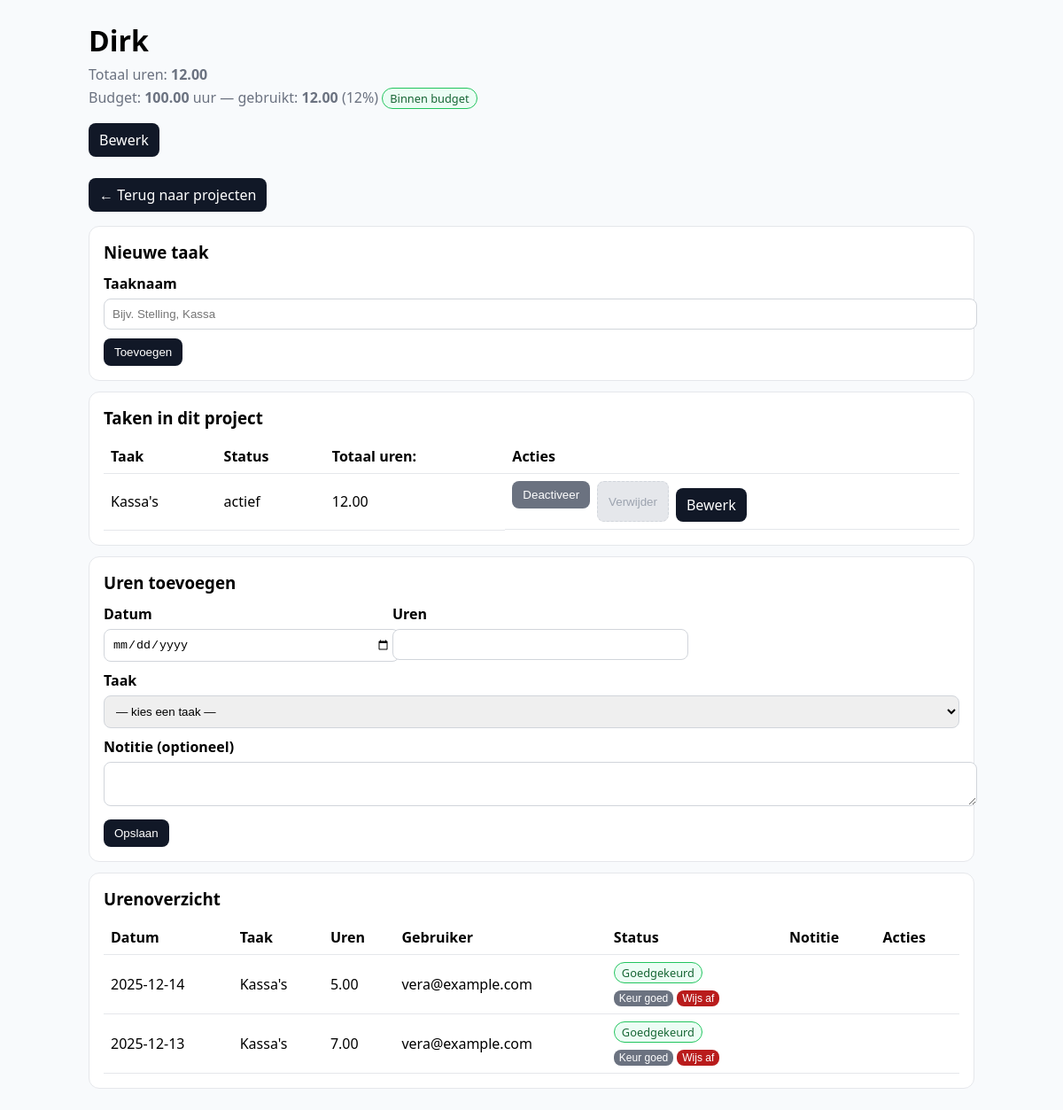
Page /project.php?id=11 (signed in) on the committed database.
### tables this page shows
CREATE TABLE `projects` (
  `id` int(11) NOT NULL,
  `user_id` int(11) NOT NULL,
  `name` varchar(200) NOT NULL,
  `is_active` tinyint(1) NOT NULL DEFAULT 1,
  `planned_hours` decimal(6,2) DEFAULT NULL,
  `created_at` timestamp NOT NULL DEFAULT current_timestamp()
);

CREATE TABLE `project_tasks` (
  `id` int(11) NOT NULL,
  `project_id` int(11) NOT NULL,
  `name` varchar(200) NOT NULL,
  `is_active` tinyint(1) NOT NULL DEFAULT 1,
  `created_at` timestamp NOT NULL DEFAULT current_timestamp()
);

CREATE TABLE `time_entries` (
  `id` int(11) NOT NULL,
  `user_id` int(11) DEFAULT NULL,
  `project_id` int(11) DEFAULT NULL,
  `task_id` int(11) DEFAULT NULL,
  `entry_date` date NOT NULL,
  `project` varchar(200) NOT NULL,
  `task` varchar(200) NOT NULL,
  `hours` decimal(4,2) NOT NULL,
  `note` text DEFAULT NULL,
  `status` enum('pending','approved','rejected') NOT NULL DEFAULT 'pending',
  `created_at` timestamp NOT NULL DEFAULT current_timestamp(),
  `updated_at` timestamp NULL DEFAULT NULL
);

CREATE TABLE `users` (
  `id` int(11) NOT NULL,
  `email` varchar(255) NOT NULL,
  `password_hash` varchar(255) NOT NULL,
  `role` enum('employee','manager','admin') NOT NULL DEFAULT 'employee',
  `created_at` timestamp NOT NULL DEFAULT current_timestamp()
);

### src/auth.php (called while the page is built, shortened)
<?php
function currentUserRole(): ?string {
    return $_SESSION['user_role'] ?? null;
}

### public/project.php (the view, shortened to what this page needs)
<?php
$csrf = $_SESSION['csrf'];
require __DIR__ . '/../src/auth.php';
$uid  = currentUserId();
$role = currentUserRole();
$isManager = in_array($role, ['manager', 'admin'], true);
$config = require __DIR__ . '/../config.php';
$dsn = sprintf('mysql:host=%s;port=%s;dbname=%s;charset=utf8mb4', $config['host'], $config['port'], $config['dbname']);
$pdo = new PDO($dsn, $config['user'], $config['pass'], [
  PDO::ATTR_ERRMODE => PDO::ERRMODE_EXCEPTION,
  PDO::ATTR_DEFAULT_FETCH_MODE => PDO::FETCH_ASSOC
]);
function h($s){ return htmlspecialchars((string)$s, ENT_QUOTES, 'UTF-8'); }
$projectId = (int)($_GET['id'] ?? 0);
if ($isManager) {
  $st = $pdo->prepare("SELECT * FROM projects WHERE id = ?");
  $st->execute([$projectId]);
} else {
  $st = $pdo->prepare("SELECT * FROM projects WHERE id = ? AND user_id = ?");
  $st->execute([$projectId, $uid]);
}
$project = $st->fetch();
if ($isManager) {
  $sql = "
  SELECT t.id, t.name, t.is_active,
         COALESCE(SUM(te.hours),0) AS total_hours
  FROM project_tasks t
  LEFT JOIN time_entries te
    ON te.task_id   = t.id
   AND te.project_id = ?
   AND te.status    = 'approved'
  WHERE t.project_id = ?
  GROUP BY t.id, t.name, t.is_active
  ORDER BY t.name ASC
  ";
  $st = $pdo->prepare($sql);
  $st->execute([$projectId, $projectId]);
}
$tasks = $st->fetchAll();
if ($isManager) {
  $sql = "
  SELECT te.id,
         te.user_id,
         te.entry_date,
         te.hours,
         te.note,
         te.status,
         pt.name AS task_name,
         u.email AS user_email
  FROM time_entries te
  LEFT JOIN project_tasks pt ON pt.id = te.task_id
  LEFT JOIN users u ON u.id = te.user_id
  WHERE te.project_id = ?
  ORDER BY te.entry_date DESC, te.id DESC
  ";
  $st = $pdo->prepare($sql);
  $st->execute([$projectId]);
}
$entries = $st->fetchAll();
if ($isManager) {
    $sumStmt = $pdo->prepare("
        SELECT COALESCE(SUM(te.hours), 0) AS total
        FROM time_entries te
        JOIN project_tasks t ON t.id = te.task_id
        WHERE te.project_id = ?
          AND te.status = 'approved'
          AND t.is_active = 1
    ");
    $sumStmt->execute([$projectId]);
}
$totalHours = (float)$sumStmt->fetchColumn();
?>
<!doctype html>
<html lang="nl">
<head>
  <link rel="stylesheet" href="css/style.css">
</head>
<body>
  <header style="display:flex;justify-content:space-between;align-items:center;margin-bottom:12px">
<div>
  <h1 style="margin-bottom:6px"><?=h($project['name'])?></h1>
  <div class="muted">
    Totaal uren: <strong><?=number_format($totalHours,2)?></strong>
  </div>
  <?php
  $planned = $project['planned_hours'] ?? null;
  if ($planned !== null && $planned > 0):
      $plannedFloat = (float)$planned;
      $ratio = $plannedFloat > 0 ? ($totalHours / $plannedFloat) : 0;
      $perc  = round($ratio * 100);
  ?>
    <div class="muted" style="margin-top:4px;">
      Budget: <strong><?=number_format($plannedFloat,2)?></strong> uur —
      gebruikt: <strong><?=number_format($totalHours,2)?></strong> (<?=$perc?>%)
      <?php if ($ratio > 1): ?>
        <span class="badge status-rejected">Over budget</span>
      <?php elseif ($ratio >= 0.8): ?>
        <span class="badge status-pending">Bijna vol</span>
      <?php else: ?>
        <span class="badge status-approved">Binnen budget</span>
      <?php endif; ?>
    </div>
  <?php endif; ?>
  <div style="margin-top:8px;display:flex;gap:8px;flex-wrap:wrap">
    <a class="btn btn-secondary" href="project.php?id=<?=$projectId?>&edit_project=1">Bewerk</a>
  </div>
</div>
  </header>
  <p><a class="btn" href="projects.php">← Terug naar projecten</a></p>
  <div class="card">
    <h3>Nieuwe taak</h3>
    <form method="post" action="project.php?id=<?=$projectId?>">
      <label>Taaknaam</label>
      <input type="text" name="task_name" placeholder="Bijv. Stelling, Kassa" required>
      <button class="btn" type="submit">Toevoegen</button>
    </form>
  </div>
  <div class="card">
    <h3>Taken in dit project</h3>
    <?php if (!$tasks): ?>
      <p class="muted">Nog geen taken. Voeg er hierboven één toe.</p>
    <?php else: ?>
      <table>
        <thead><tr><th>Taak</th><th>Status</th><th>Totaal uren: </th><th>Acties</th></tr></thead>
        <tbody>
          <?php foreach ($tasks as $t): $tid=(int)$t['id']; $inactive = !$t['is_active']; ?>
            <tr>
              <td><?=h($t['name'])?></td>
              <td><?= $inactive ? '<span class="badge inactive">inactief</span>' : 'actief' ?></td>
              <td><?=number_format((float)$t['total_hours'],2)?></td>
              <td style="display:flex;gap:8px;flex-wrap:wrap">
                <?php if ($inactive): ?>
                  <form method="post" action="project.php?id=<?=$projectId?>">
                    <input type="hidden" name="csrf" value="<?=h($csrf)?>">
                    <input type="hidden" name="mode" value="activate_task">
                    <input type="hidden" name="task_id" value="<?=$tid?>">
                    <button class="btn btn-secondary" type="submit">Activeer</button>
                  </form>
                  <form method="post" action="project.php?id=<?=$projectId?>" onsubmit="return confirm('Echt verwijderen? Dit kan alleen als er geen uren zijn.');">
                    <input type="hidden" name="csrf" value="<?=h($csrf)?>">
                    <input type="hidden" name="mode" value="delete_task">
                    <input type="hidden" name="task_id" value="<?=$tid?>">
                    <button class="btn btn-danger" type="submit">Verwijder</button>
                  </form>
                <?php else: ?>
                  <form method="post" action="project.php?id=<?=$projectId?>" onsubmit="return confirm('Taak deactiveren?');">
                    <button class="btn btn-secondary" type="submit">Deactiveer</button>
                  </form>
                  <button class="btn btn-danger disabled" type="button" title="Deactiveer eerst">Verwijder</button>
                <?php endif; ?>
                <a class="btn btn-secondary" href="project.php?id=<?=$projectId?>&edit_task=<?=$tid?>">Bewerk</a>
              </td>
            </tr>
          <?php endforeach; ?>
        </tbody>
      </table>
    <?php endif; ?>
  </div>
  <div class="card">
    <h3>Uren toevoegen</h3>
    <?php if (!$tasks): ?>
      <p class="muted">Je moet eerst minstens één <strong>actieve</strong> taak hebben om uren te kunnen boeken.</p>
    <?php else: ?>
      <form method="post" action="project.php?id=<?=$projectId?>">
        <div class="grid">
          <div>
            <label>Datum</label>
            <input type="date" name="entry_date" required>
          </div>
          <div>
            <label>Uren</label>
            <input type="number" step="0.25" min="0.25" max="24" name="hours" required>
          </div>
        </div>
        <label>Taak</label>
        <select name="task_id" required>
          <option value="">— kies een taak —</option>
        </select>
        <label>Notitie (optioneel)</label>
        <textarea name="note" rows="2"></textarea>
        <button class="btn" type="submit">Opslaan</button>
      </form>
    <?php endif; ?>
  </div>
  <div class="card">
    <h3>Urenoverzicht</h3>
    <?php if (!$entries): ?>
      <p class="muted">Nog geen uren geboekt op dit project.</p>
    <?php else: ?>
          <table>
  <thead>
    <tr>
      <th>Datum</th>
      <th>Taak</th>
      <th>Uren</th>
      <?php if ($isManager): ?>
        <th>Gebruiker</th>
      <?php endif; ?>
      <th>Status</th>
      <th>Notitie</th>
      <th>Acties</th>
    </tr>
  </thead>
  <tbody>
   <?php foreach ($entries as $e): ?>
      <tr>
        <td><?=h($e['entry_date'])?></td>
        <td><?=h($e['task_name'] ?? '—')?></td>
        <td><?=h($e['hours'])?></td>
        <?php if ($isManager): ?>
          <td><?=h($e['user_email'] ?? '')?></td>
        <?php endif; ?>
        <td>
          <?php if ($e['status'] === 'approved'): ?>
            <span class="badge status-approved">Goedgekeurd</span>
          <?php elseif ($e['status'] === 'rejected'): ?>
            <span class="badge status-rejected">Afgewezen</span>
          <?php else: ?>
            <span class="badge status-pending">In afwachting</span>
          <?php endif; ?>
          <?php if ($isManager): ?>
            <div style="margin-top:4px;display:flex;gap:4px;flex-wrap:wrap">
              <form method="post" action="project.php?id=<?=$projectId?>">
                <button type="submit" class="btn btn-secondary" style="padding:2px 6px;font-size:.75rem;">Keur goed</button>
              </form>
              <form method="post" action="project.php?id=<?=$projectId?>">
                <button type="submit" class="btn btn-danger" style="padding:2px 6px;font-size:.75rem;">Wijs af</button>
              </form>
            </div>
          <?php endif; ?>
        </td>
        <td><?=nl2br(h($e['note']))?></td>
        <td style="white-space:nowrap">
        </td>
      </tr>
    <?php endforeach; ?>
  </tbody>
</table>
    <?php endif; ?>
  </div>
</body>
</html>

### public/css/style.css (style rules this page uses)
body { font-family: system-ui, Segoe UI, Arial, sans-serif; max-width: 1000px; margin: 24px auto; padding: 0 16px; background: #f8fafc; }
h1, h2, h3 { margin: 0 0 12px; }
.muted { color: #6b7280; }
.grid { display: grid; grid-template-columns: repeat(auto-fill, minmax(300px, 1fr)); gap: 12px; }
.card { border: 1px solid #e5e7eb; border-radius: 12px; padding: 16px; background: #fff; margin-bottom: 12px; }
a.btn { display: inline-block; background: #111827; color: #fff; text-decoration: none; border-radius: 8px; padding: 8px 12px; margin-top: 8px; }
.btn { background: #111827; color: #fff; border: 0; border-radius: 8px; padding: 8px 12px; cursor: pointer; }
.btn-secondary { background: #6b7280; color: #fff; border: 0; border-radius: 8px; padding: 8px 12px; cursor: pointer; }
.btn-danger { background: #b91c1c; color: #fff; border: 0; border-radius: 8px; padding: 8px 12px; cursor: pointer; }
.btn-danger.disabled { background: #e5e7eb; color: #9ca3af; border: 1px dashed #d1d5db; cursor: not-allowed; }
input, select, textarea { width: 100%; padding: 9px; border: 1px solid #d1d5db; border-radius: 8px; margin: 6px 0 10px; }
label { font-weight: 600; }
table { width: 100%; border-collapse: collapse; }
th, td { border-bottom: 1px solid #e5e7eb; padding: 8px; text-align: left; }
.badge { display: inline-block; padding: 2px 8px; border-radius: 999px; font-size: 0.8rem; border: 1px solid #e5e7eb; }
.badge.status-approved { background: #ecfdf5; border-color: #22c55e; color: #166534; }
header { display: flex; justify-content: space-between; align-items: center; margin-bottom: 12px; }

### rows in the picture
projects: name "Dirk", planned_hours "100.00"
project_tasks: name "Kassa's", is_active "actief", total_hours "12.00"
time_entries: entry_date "2025-12-14", task.name "Kassa's", hours "5.00", user.email "vera@example.com", status "Goedgekeurd"
time_entries: entry_date "2025-12-13", task.name "Kassa's", hours "7.00", user.email "vera@example.com", status "Goedgekeurd"

### other values in the picture
$totalHours "12.00"
$perc "12"
